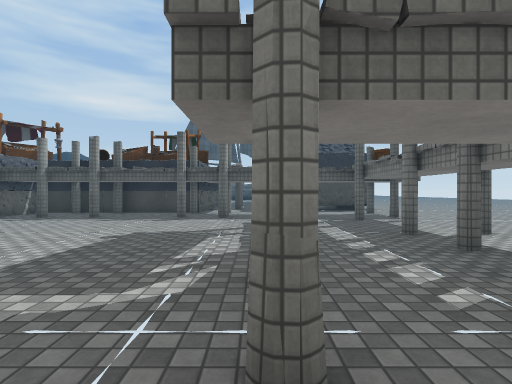
View 1 (above)

24 first-person views from a walk through a scene from a Unity 3-D project. The camera is 1.3 m above the floor, looks level and sees 80° across. The floor is counted in squares, 2 m on a side. Each view is taken from the middle of a square. On the plan, view 1 faces up. The plan holds only what a view shows up to about 10 squares ahead; the rest is blank. The place goes on beyond the plan. The player is left out. Some surface patterns are stand-ins.

View 2
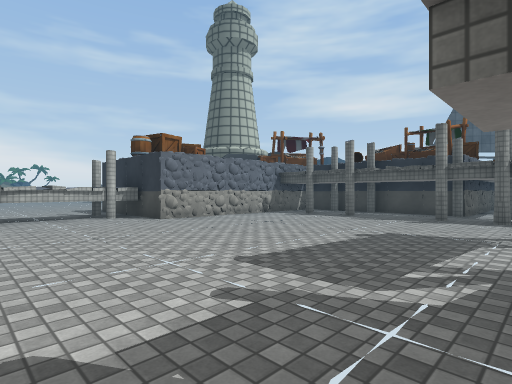

View 3
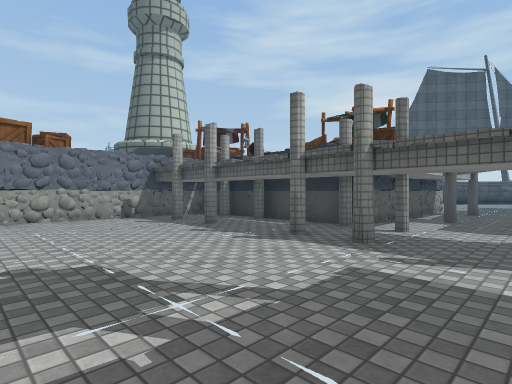

View 4
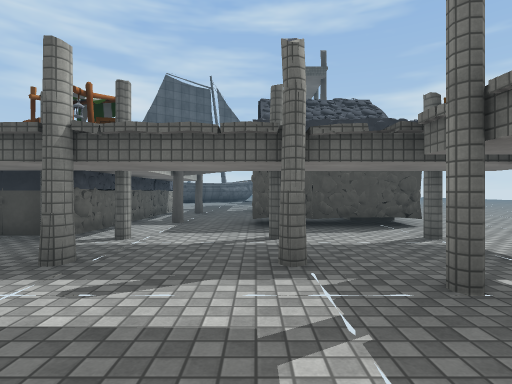

View 5
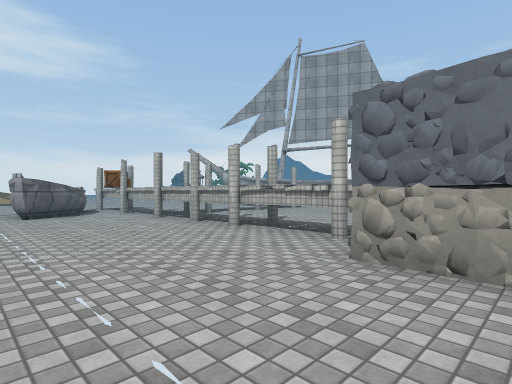

View 6
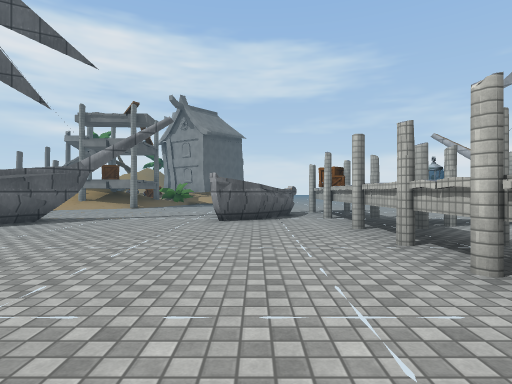

View 7
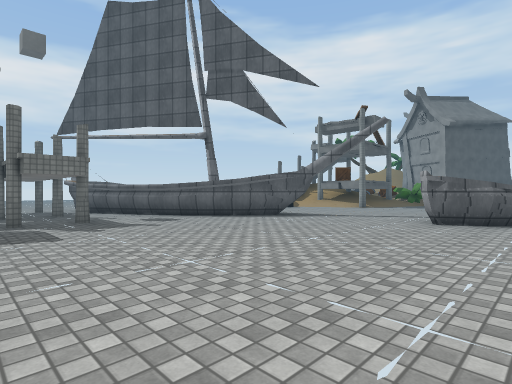

View 8
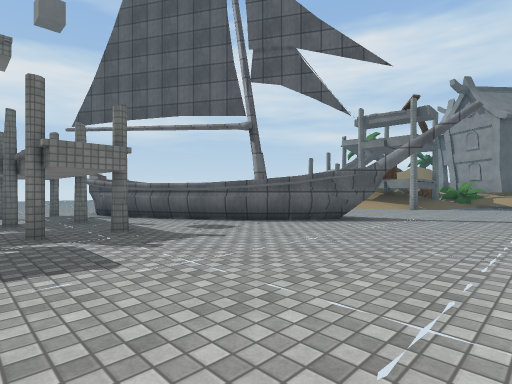

View 9
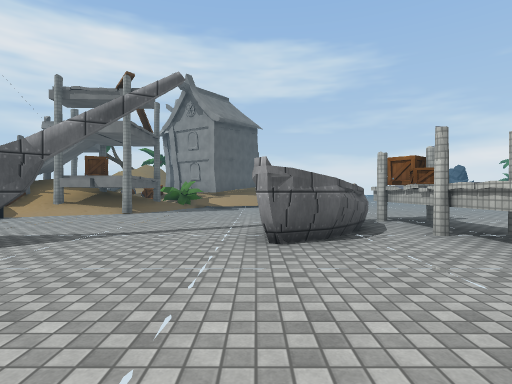

View 10
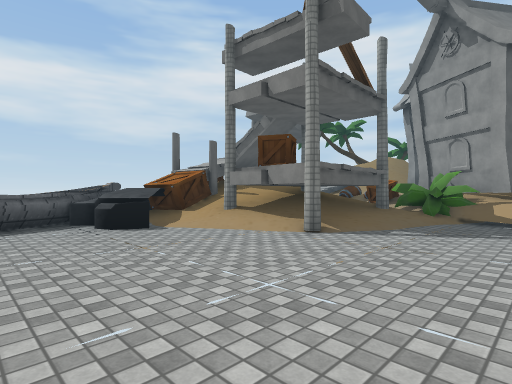

View 11
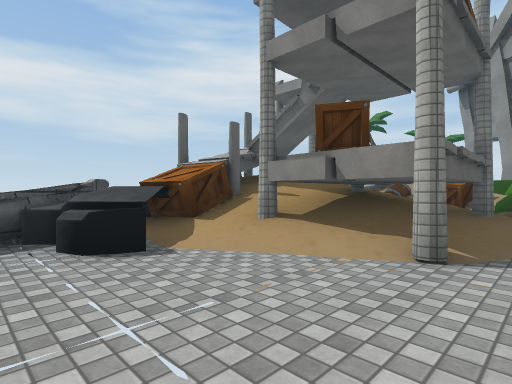

View 12
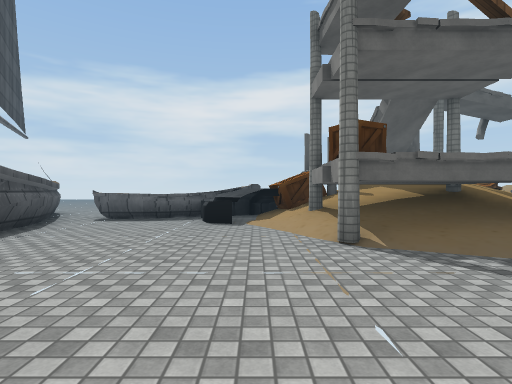

View 13
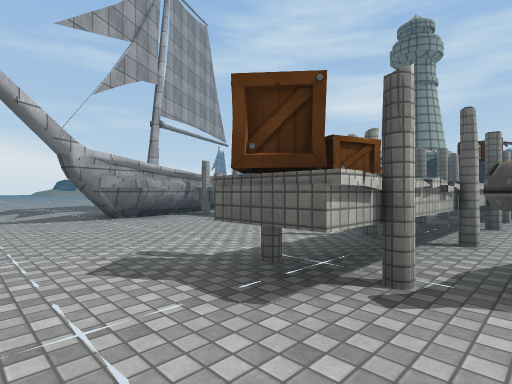

View 14
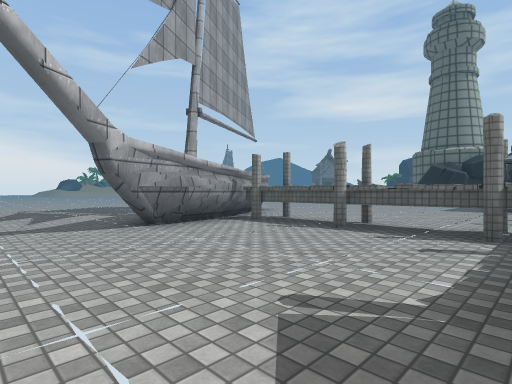

View 15
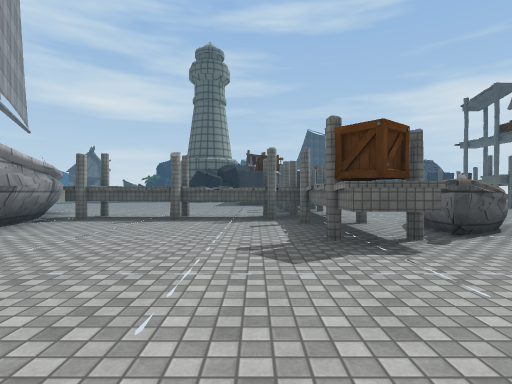

View 16
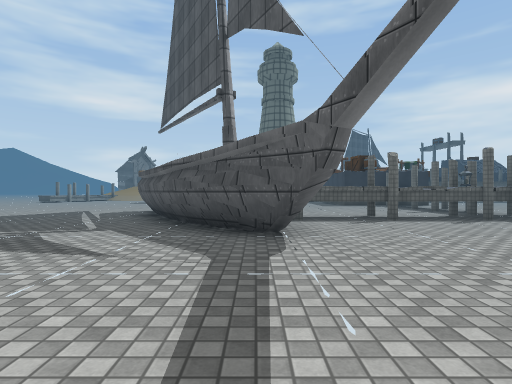

View 17
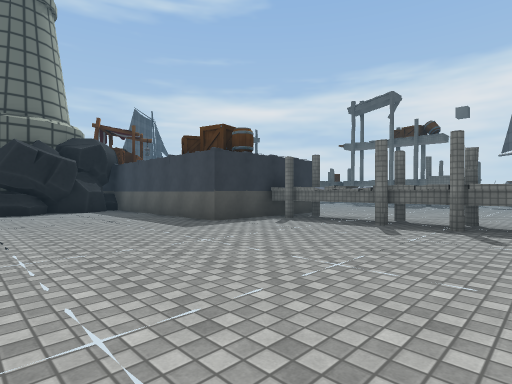

View 18
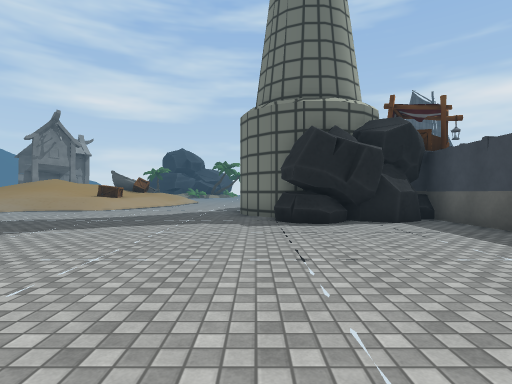

View 19
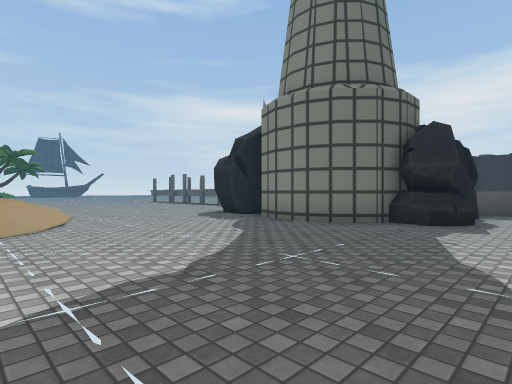

View 20
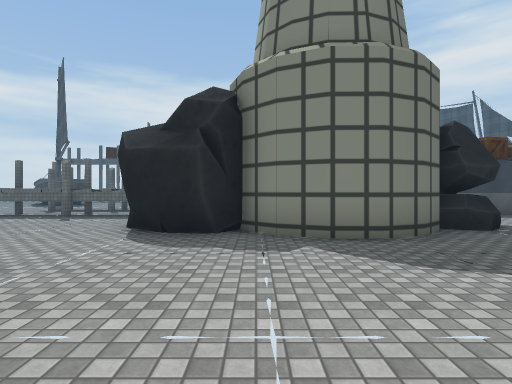

View 21
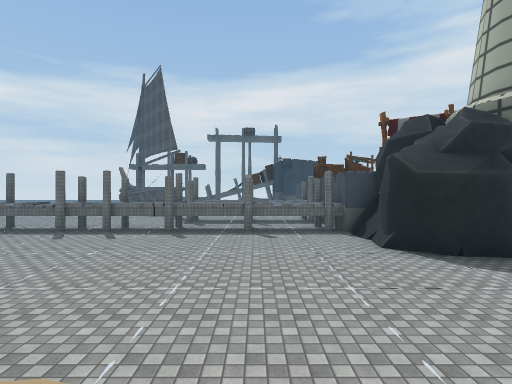

View 22
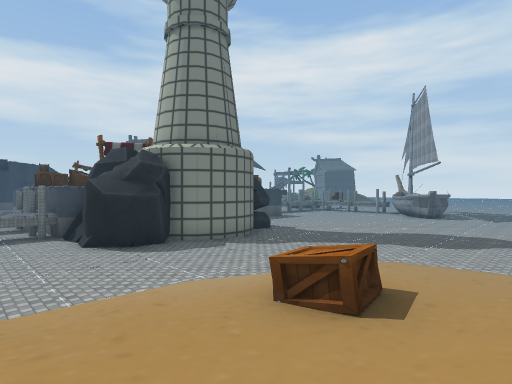

View 23
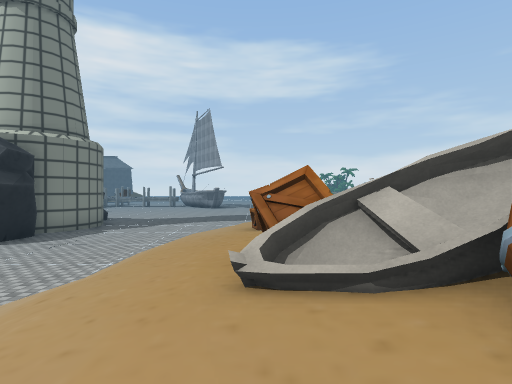

View 24
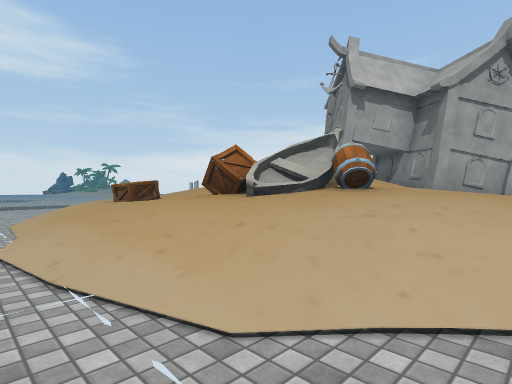

### Floor plan
Key: @ floor where view 1 was taken; # wall or solid block; . main floor; : floor 0.75 m higher than the main floor; + floor 1.25 m higher than the main floor; / step, stairs or slope; ^ raised ledge; O other object.
Columns run from 23 left of view 1 to 4 right of it. Each row starts with its distance up from view 1.
 23 ////..     .#.
 22 ++///      .#.
 21 OO///.     .#
 20 O////.     .#
 19   O//.      #
 18 / ///      O^
 17  ////       ^
 16 //://      .#
 15 //O//   #####        #
 14 ////.   O            #O
 13 ////    #            #
 12         O            #O
 11         O            #  ####
 10         #OO ##   #####
  9          OOOO#  ##.O O# O
  8              #  ##.O #O O
  7   .          #  #
  6              #  #
  5              #  #  .    .
  4              ####       .
  3               OO...
  2         .     ^^       O O O
  1               OO       O O O
  0               O#  .    @  ^#
 -1               O#        ^#
 -2      #  .     #O       #^
 -3      ####O O^OO#      ###^#
 -4       ######^^## ^^  ### #
 -5       ###     OO ^^.     ^
 -6        ###    #O^^   .    ^
 -7          #    OO#       .^^^
 -8                   .    ./^O^
 -9               . .    .OO#/O/
-10                      .OOO/O/
-11         .    .       /OOO/O
-12                     //#O#/O#
-13                     /## ///
-14                    OO#OO

Positions as (right, up) in squares from view 1, and headings:
1: (0, 0), facing up
2: (0, 0), facing up-left
3: (1, 4), facing up-left
4: (1, 5), facing up
5: (-4, 5), facing down-left
6: (-6, 3), facing down
7: (-7, 3), facing down-right
8: (-5, 3), facing down-right
9: (-5, 0), facing down
10: (-4, -5), facing down-right
11: (-2, -6), facing down-right
12: (-5, -8), facing right
13: (-7, -9), facing up-left
14: (-9, -9), facing up-left
15: (-10, -11), facing up
16: (-15, -11), facing up
17: (-15, -2), facing up-right
18: (-15, 2), facing up
19: (-21, 7), facing up-right
20: (-20, 13), facing right
21: (-20, 18), facing right
22: (-23, 18), facing down-right
23: (-21, 22), facing down
24: (-18, 23), facing down-left
